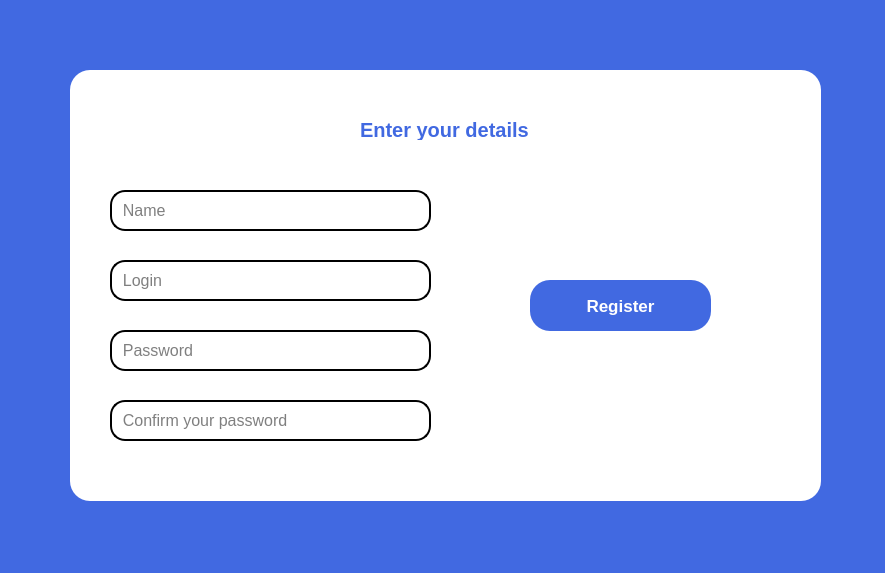
<?xml version="1.0" encoding="UTF-8"?>
<ui version="4.0">
 <class>MainWindow</class>
 <widget class="QMainWindow" name="MainWindow">
  <property name="geometry">
   <rect>
    <x>0</x>
    <y>0</y>
    <width>885</width>
    <height>573</height>
   </rect>
  </property>
  <property name="windowTitle">
   <string>MainWindow</string>
  </property>
  <property name="styleSheet">
   <string notr="true">background-color: rgb(65, 105, 225);</string>
  </property>
  <widget class="QWidget" name="centralwidget">
   <widget class="QFrame" name="frame">
    <property name="geometry">
     <rect>
      <x>70</x>
      <y>70</y>
      <width>751</width>
      <height>431</height>
     </rect>
    </property>
    <property name="styleSheet">
     <string notr="true">background-color: rgb(255, 255, 255);
border-radius: 20px;</string>
    </property>
    <property name="frameShape">
     <enum>QFrame::StyledPanel</enum>
    </property>
    <property name="frameShadow">
     <enum>QFrame::Raised</enum>
    </property>
    <widget class="QLineEdit" name="lineEdit_4">
     <property name="geometry">
      <rect>
       <x>40</x>
       <y>330</y>
       <width>321</width>
       <height>41</height>
      </rect>
     </property>
     <property name="font">
      <font>
       <pointsize>12</pointsize>
      </font>
     </property>
     <property name="styleSheet">
      <string notr="true">background-color: rgb(255, 255, 255);
border-radius: 15px;
border-style:outset;
border-width: 2px;</string>
     </property>
     <property name="placeholderText">
      <string>  Confirm your password</string>
     </property>
    </widget>
    <widget class="QLineEdit" name="lineEdit_3">
     <property name="geometry">
      <rect>
       <x>40</x>
       <y>260</y>
       <width>321</width>
       <height>41</height>
      </rect>
     </property>
     <property name="font">
      <font>
       <pointsize>12</pointsize>
      </font>
     </property>
     <property name="styleSheet">
      <string notr="true">background-color: rgb(255, 255, 255);
border-radius: 15px;
border-style:outset;
border-width: 2px;</string>
     </property>
     <property name="placeholderText">
      <string>  Password</string>
     </property>
    </widget>
    <widget class="QLineEdit" name="lineEdit_2">
     <property name="geometry">
      <rect>
       <x>40</x>
       <y>190</y>
       <width>321</width>
       <height>41</height>
      </rect>
     </property>
     <property name="font">
      <font>
       <pointsize>12</pointsize>
      </font>
     </property>
     <property name="styleSheet">
      <string notr="true">background-color: rgb(255, 255, 255);
border-radius: 15px;
border-style:outset;
border-width: 2px;</string>
     </property>
     <property name="text">
      <string/>
     </property>
     <property name="placeholderText">
      <string>  Login</string>
     </property>
    </widget>
    <widget class="QLineEdit" name="lineEdit">
     <property name="geometry">
      <rect>
       <x>40</x>
       <y>120</y>
       <width>321</width>
       <height>41</height>
      </rect>
     </property>
     <property name="font">
      <font>
       <pointsize>12</pointsize>
      </font>
     </property>
     <property name="styleSheet">
      <string notr="true">background-color: rgb(255, 255, 255);
border-radius: 15px;
border-style:outset;
border-width: 2px;</string>
     </property>
     <property name="placeholderText">
      <string>  Name</string>
     </property>
    </widget>
    <widget class="QPushButton" name="pushButton">
     <property name="geometry">
      <rect>
       <x>460</x>
       <y>210</y>
       <width>181</width>
       <height>51</height>
      </rect>
     </property>
     <property name="font">
      <font>
       <family>Arial</family>
       <pointsize>13</pointsize>
       <weight>75</weight>
       <italic>false</italic>
       <bold>true</bold>
       <underline>false</underline>
      </font>
     </property>
     <property name="styleSheet">
      <string notr="true">background-color: rgb(65, 105, 225);
color: rgb(255, 255, 255);
border-radius: 20px;
border-style: outset;
border-width 2px;</string>
     </property>
     <property name="text">
      <string>Register</string>
     </property>
    </widget>
    <widget class="QLabel" name="label">
     <property name="geometry">
      <rect>
       <x>290</x>
       <y>50</y>
       <width>181</width>
       <height>20</height>
      </rect>
     </property>
     <property name="font">
      <font>
       <family>Arial</family>
       <pointsize>15</pointsize>
       <weight>75</weight>
       <bold>true</bold>
      </font>
     </property>
     <property name="styleSheet">
      <string notr="true">color: rgb(65, 105, 225);</string>
     </property>
     <property name="text">
      <string>Enter your details</string>
     </property>
    </widget>
    <widget class="QLabel" name="label_2">
     <property name="geometry">
      <rect>
       <x>90</x>
       <y>380</y>
       <width>221</width>
       <height>31</height>
      </rect>
     </property>
     <property name="font">
      <font>
       <family>Arial</family>
       <pointsize>13</pointsize>
       <weight>75</weight>
       <bold>true</bold>
      </font>
     </property>
     <property name="styleSheet">
      <string notr="true">color: rgb(65, 105, 225);</string>
     </property>
     <property name="text">
      <string/>
     </property>
    </widget>
   </widget>
  </widget>
  <widget class="QMenuBar" name="menubar">
   <property name="geometry">
    <rect>
     <x>0</x>
     <y>0</y>
     <width>885</width>
     <height>21</height>
    </rect>
   </property>
  </widget>
  <widget class="QStatusBar" name="statusbar"/>
 </widget>
 <resources/>
 <connections/>
</ui>
